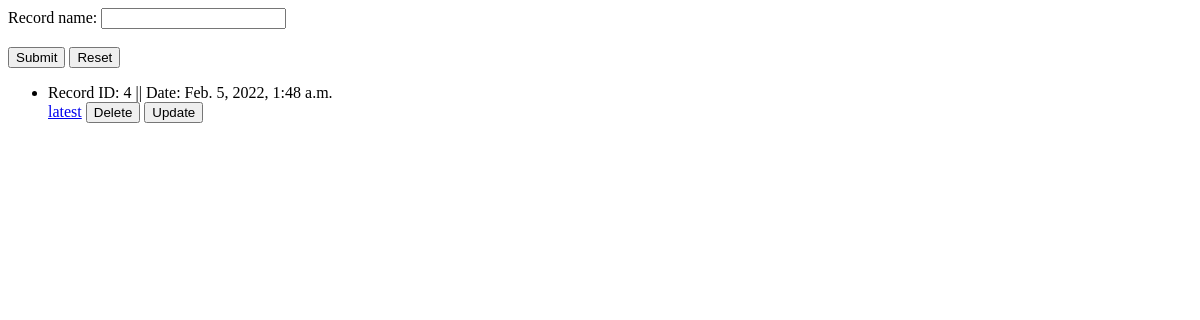
/display-all, run on an earlier commit of the app's database.
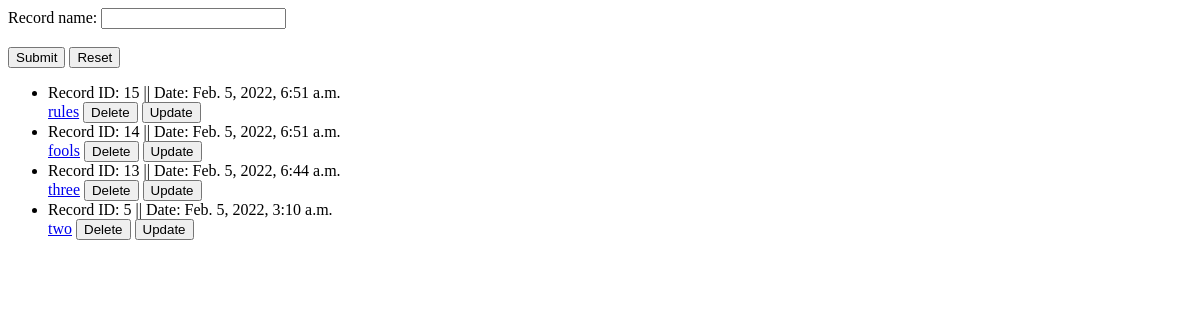
And on a later commit of the database.
### api/models.py (models this page shows, shortened)
class Record(models.Model):
    record_name = models.CharField(max_length=255)
    record_date = models.DateTimeField("date recorded", auto_now=True)

### api/views.py (the view)
# urls.py: path('display-all',views.get_all_records, name="display-all"),
@require_http_methods(["GET"])
def get_all_records(request):
    record_list = get_list_or_404(Record.objects.order_by("-record_date"))
    template = loader.get_template("api_template/index.html")
    formatted_record_list = [
        {
            "id": record.id,
            "name": record.record_name,
            "date": record.record_date,
        }
        for record in record_list
    ]
    context = {"latest_record_list": formatted_record_list}
    return HttpResponse(template.render(context, request))

### api/templates/api_template/index.html (shortened to what this page needs)
<form action="/create" method="post">
  <label for="record_name">Record name:</label>
  <input type="text" id="record_name" name="record_name"><br><br>
  <button type="submit" value="Submit">Submit</button>
  <button type="reset" value="Reset">Reset</button>
</form>
{% if latest_record_list %}
<ul>
  {% for record in latest_record_list %}
  <li>Record ID: {{record.id}} || Date: {{record.date}}</li>
  <a href="/display/{{ record.id }}/">{{ record.name }}</a>
  <a href="/delete/{{ record.id }}"><button type="submit" >Delete</button></a>
  <a href="/update/{{ record.id }}"><button type="submit" >Update</button></a>
  {% endfor %}
</ul>
{% else %}
<p>No records are available.</p>
{% endif %}

What changed in the data, as far as the page shows it:
removed Record: date "Feb. 5, 2022, 1:48 a.m.", name "latest"
added Record: date "Feb. 5, 2022, 6:51 a.m.", name "rules"
added Record: date "Feb. 5, 2022, 6:51 a.m.", name "fools"
added Record: date "Feb. 5, 2022, 6:44 a.m.", name "three"
added Record: date "Feb. 5, 2022, 3:10 a.m.", name "two"
Also different on the page:
new list line: "Record ID: 15 || Date: Delete Update"
new list line: "Record ID: 14 || Date: Delete Update"
new list line: "Record ID: 13 || Date: Delete Update"
new list line: "Record ID: 5 || Date: Delete Update"
list line gone: "Record ID: 4 || Date: Delete Update"
